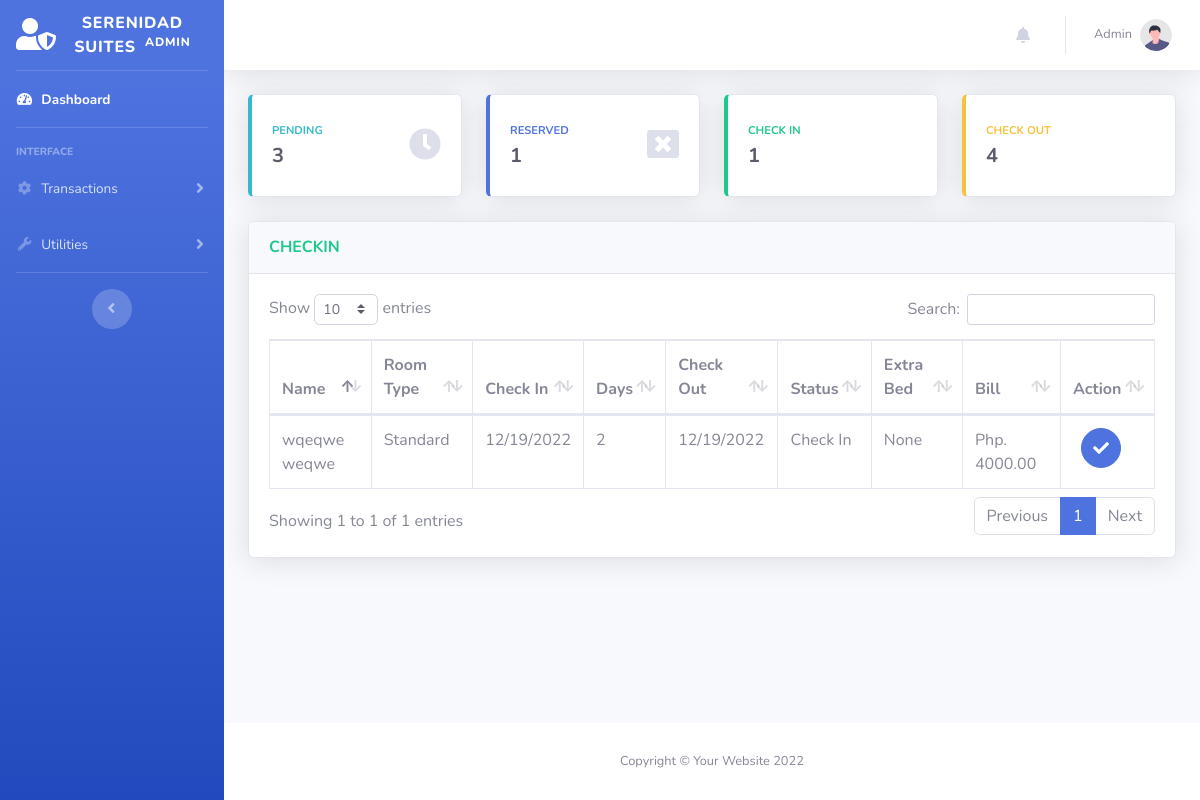
Screenshot of /admin/reservation-checkin.php (signed in) with the database file from the repository.
### tables this page shows
CREATE TABLE `transactions` (
  `id` int(11) NOT NULL,
  `guest_id` int(11) NOT NULL,
  `room_id` int(11) NOT NULL,
  `room_no` int(11) DEFAULT NULL,
  `extra_bed` tinyint(4) NOT NULL DEFAULT '0',
  `extra_pax` int(11) DEFAULT NULL,
  `status` varchar(50) DEFAULT NULL,
  `days` int(11) DEFAULT NULL,
  `checkin` varchar(50) DEFAULT NULL,
  `checkin_time` varchar(50) DEFAULT NULL,
  `checkout` varchar(50) DEFAULT NULL,
  `checkout_time` varchar(50) DEFAULT NULL,
  `bill` varchar(50) DEFAULT NULL,
  `balance` int(11) NOT NULL DEFAULT '0',
  `payment` int(11) NOT NULL DEFAULT '0',
  `is_payment_full` tinyint(4) NOT NULL DEFAULT '0',
  `payment_at` datetime DEFAULT NULL,
  `valid_until` varchar(50) DEFAULT NULL,
  `is_unread` tinyint(1) NOT NULL DEFAULT '1',
  `created_at` datetime DEFAULT NULL,
  `updated_at` datetime DEFAULT NULL,
  `remarks` varchar(500) DEFAULT NULL
);

CREATE TABLE `guest` (
  `id` int(11) NOT NULL,
  `uuid` varchar(255) DEFAULT NULL,
  `firstname` varchar(50) NOT NULL,
  `middlename` varchar(30) NOT NULL,
  `lastname` varchar(40) NOT NULL,
  `address` varchar(191) DEFAULT NULL,
  `contactno` varchar(20) NOT NULL,
  `created_at` datetime DEFAULT NULL,
  `updated_at` datetime DEFAULT NULL
);

CREATE TABLE `room` (
  `id` int(11) NOT NULL,
  `room_type` varchar(50) NOT NULL,
  `price` varchar(11) NOT NULL,
  `photo` varchar(100) NOT NULL,
  `description` text,
  `created_at` datetime DEFAULT NULL,
  `updated_at` datetime DEFAULT NULL
);

### models/Model.php (called while the page is built, shortened)
<?php
class Model
{
    protected $host = "localhost";
    protected $database = "db_hor";
    protected $username = "root";
    protected $password = "admin";
    protected $pdo;
    protected $stmt;
    public function connect(){
        try {
            $this->pdo = new PDO("mysql:host={$this->host};dbname={$this->database};charset=utf8","{$this->username}","{$this->password}");
            $this->pdo->setAttribute(PDO::ATTR_ERRMODE, PDO::ERRMODE_EXCEPTION);
            $this->pdo->setAttribute(PDO::ATTR_DEFAULT_FETCH_MODE, PDO::FETCH_ASSOC);
        } catch (PDOException $e) {
            echo $e->getMessage();
        }
    }
    public function setQuery($qry){
        $this->qry = $qry;
        $this->stmt = $this->pdo->query($this->qry);
        return $this;
    }
    public function getAll(){
        try {
            return $this->stmt->fetchAll();
        } catch (PDOException $e) {
            return $e->getMessage();
        }
    }
}

### models/Transaction.php (called while the page is built, shortened)
<?php
Class Transaction extends Model {
    public function getCheckInTransactions(){
        return $this->setQuery("SELECT
                                A.*,
                                B.firstname,
                                B.middlename,
                                B.lastname,
                                B.address,
                                B.contactno,
                                C.room_type,
                                C.price,
                                C.photo
                                FROM `transactions` as A
                                LEFT JOIN `guest` as B
                                ON A.guest_id = B.id
                                LEFT JOIN `room` as C
                                ON A.room_id = C.id
                                WHERE A.status = 'Check In'
                                ORDER BY A.created_at DESC
                                ")
                                ->getAll();
    }
}

### admin/reservation-checkin.php (the view, shortened to what this page needs)
<?php include('includes/header.php') ?>
<?php
$connection = new Transaction();
$CHECKIN = $connection->getCheckInTransactions();
?>
<body id="page-top">
    <div id="wrapper">
        <?php include('includes/sidebar.php') ?>
        <div id="content-wrapper" class="d-flex flex-column">
            <div id="content">
                    <?php include('includes/topbar.php') ?>
                <div class="container-fluid">
                    <div class="row">
                        <?php include('includes/count-cards.php') ?>
                    </div>
                    <div class="card shadow mb-4">
                        <div class="card-header py-3">
                            <h6 class="m-0 font-weight-bold text-success">CHECKIN </h6>
                        </div>
                        <div class="card-body">
                            <div class="table-responsive">
                                <table class="table table-bordered" id="dataTable" width="100%" cellspacing="0">
                                <thead>
                                    <tr>
                                        <th>Name</th>
                                        <th>Room Type</th>
                                        <th>Check In</th>
                                        <th>Days</th>
                                        <th>Check Out</th>
                                        <th>Status</th>
                                        <th>Extra Bed</th>
                                        <th>Bill</th>
                                        <th>Action</th>
                                    </tr>
                                </thead>
                                <tbody>
                                    <?php
                                        foreach ($CHECKIN as $key => $value) {
                                    ?>
                                    <tr>
                                        <td><?= $value['firstname']." ".$value['lastname']?></td>
                                        <td><?= $value['room_type']?></td>
                                        <td><?= $value['checkin']?></td>
                                        <td><?= $value['days']?></td>
                                        <td><?= $value['checkin']?></td>
                                        <td><?= $value['status']?></td>
                                        <td><?php if($value['extra_bed'] == "0"){ echo "None";}else{echo $value['extra_bed'];}?></td>
                                        <td><?= "Php. ".$value['bill'].".00"?></td>
                                        <td>
                                            <form action="queries/checkout_resource.php" method="post">
                                                <button class="btn btn-primary btn-circle ml-2" data-toggle="tooltip" data-placement="top" title="Confirm">
                                                    <i class="fas fa-check"></i>
                                                </button>
                                            </form>
                                        </td>
                                    </tr>
                                    <?php
                                        }
                                    ?>
                                </tbody>
                                </table>
                            </div>
                        </div>
                    </div>
                </div>
            </div>
            <?php include('includes/footer.php') ?>
        </div>
    </div>
</body>
</html>

### rows the page displays
transactions: guest.firstname "wqeqwe", guest.lastname "weqwe", room.room_type "Standard", checkin "12/19/2022", days "2", status "Check In", extra_bed "None", bill "4000"

### other values shown
$_SESSION['login-username'] "Admin"
$pendingCount->count "3"
$reservedCount->count "1"
$checkinCount->count "1"
$checkoutCount->count "4"
